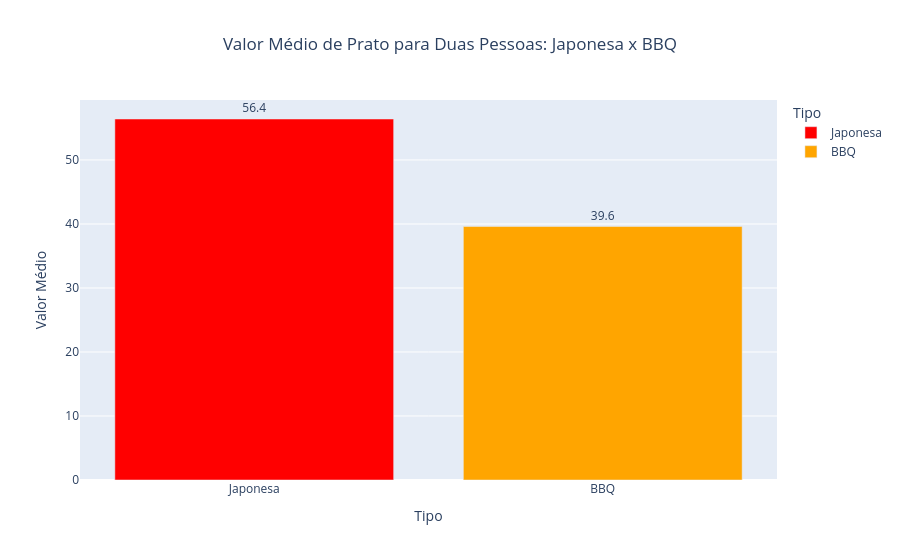

This figure's notebook cell:
### Code cell
def grafico_japao_bbq(df):
    japonesa = df.loc[(df['cuisines'] == 'Japanese') & (df['country_name'] == 'United States of America') , 'average_cost_for_two' ].mean().round(1)
    bbq = df.loc[(df['cuisines'] == 'BBQ') & (df['country_name'] == 'United States of America') , 'average_cost_for_two'].mean().round(1)

    grafico = pd.DataFrame( {
        'Tipo': ['Japonesa', 'BBQ'],
        'Valor Medio Prato para Duas Pessoas': [japonesa, bbq]
    })

    fig = px.bar(grafico, x='Tipo', y='Valor Medio Prato para Duas Pessoas', 
                 title='Valor Médio de Prato para Duas Pessoas: Japonesa x BBQ', 
                 color='Tipo', color_discrete_map={'Japonesa': 'red', 'BBQ': 'orange'},
                 text='Valor Medio Prato para Duas Pessoas')
    
    fig.update_layout(title_x=0.5)
    fig.update_layout(yaxis_title='Valor Médio')
    fig.update_traces(textposition='outside')
    
    return fig

grafico_japao_bbq(df)

### Figure 1 — Plotly figure (JSON) as saved in the notebook; plotly's stock layout.template omitted (floating-point values rounded to 4 significant figures)
{"data": [{"alignmentgroup": "True", "hovertemplate": "Tipo=%{x}<br>Valor Medio Prato para Duas Pessoas=%{text}<extra></extra>", "legendgroup": "Japonesa", "marker": {"color": "red", "pattern": {"shape": ""}}, "name": "Japonesa", "offsetgroup": "Japonesa", "orientation": "v", "showlegend": true, "text": [56.4], "textposition": "outside", "type": "bar", "x": ["Japonesa"], "xaxis": "x", "y": [56.4], "yaxis": "y"}, {"alignmentgroup": "True", "hovertemplate": "Tipo=%{x}<br>Valor Medio Prato para Duas Pessoas=%{text}<extra></extra>", "legendgroup": "BBQ", "marker": {"color": "orange", "pattern": {"shape": ""}}, "name": "BBQ", "offsetgroup": "BBQ", "orientation": "v", "showlegend": true, "text": [39.6], "textposition": "outside", "type": "bar", "x": ["BBQ"], "xaxis": "x", "y": [39.6], "yaxis": "y"}], "layout": {"barmode": "relative", "legend": {"title": {"text": "Tipo"}, "tracegroupgap": 0}, "title": {"text": "Valor Médio de Prato para Duas Pessoas: Japonesa x BBQ", "x": 0.5}, "xaxis": {"anchor": "y", "categoryarray": ["Japonesa", "BBQ"], "categoryorder": "array", "domain": [0, 1], "title": {"text": "Tipo"}}, "yaxis": {"anchor": "x", "domain": [0, 1], "title": {"text": "Valor Médio"}}}}
